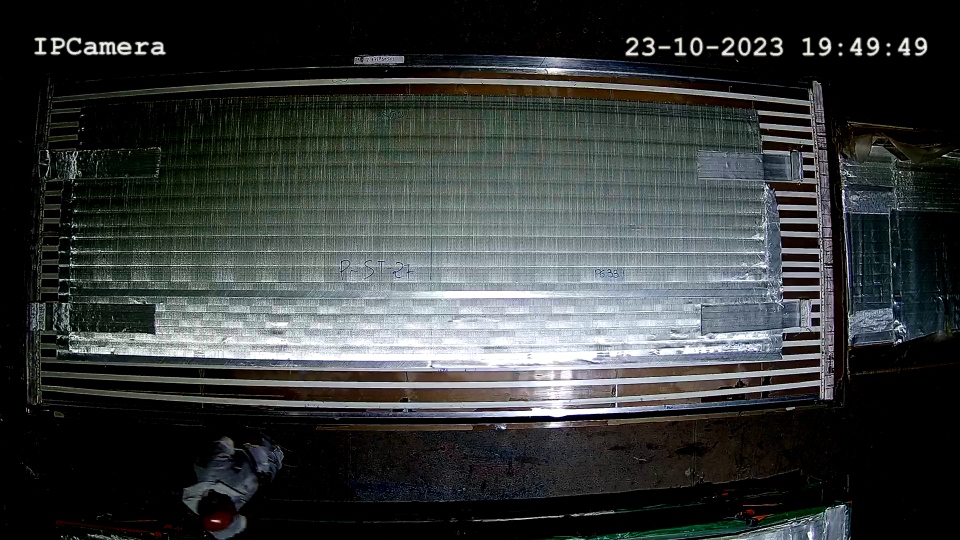
#> input picture openCV RA/im5.png, 1920 x 1080 px, found by its file name (shown at 1/2 size)
$ python open_cv_ex3.py
#> lines starting #> are read from the running program, lines starting #| are printed output that depends on the picture; after the words box and inside, x2 and y2 are one past the last pixel; in counts of white or black regions, pixels touching at a corner belong together; pictures that were not available may be replaced by others from this repository, and a replacement may not be noted
import numpy as np
import cv2

img_ori = cv2.resize(cv2.imread(r'C:\Users\Juan Pablo Lopez\OneDrive - Rewair A S\Pictures\object detection\im5.png', -1), (0, 0), fx=1, fy=1)
#> img_ori is the input picture: shape (1080, 1920, 3); mean B, G, R 57.3, 58, 53.9

img = cv2.resize(cv2.imread(r'C:\Users\Juan Pablo Lopez\OneDrive - Rewair A S\Pictures\object detection\im5.png', 0), (0, 0), fx=1, fy=1)
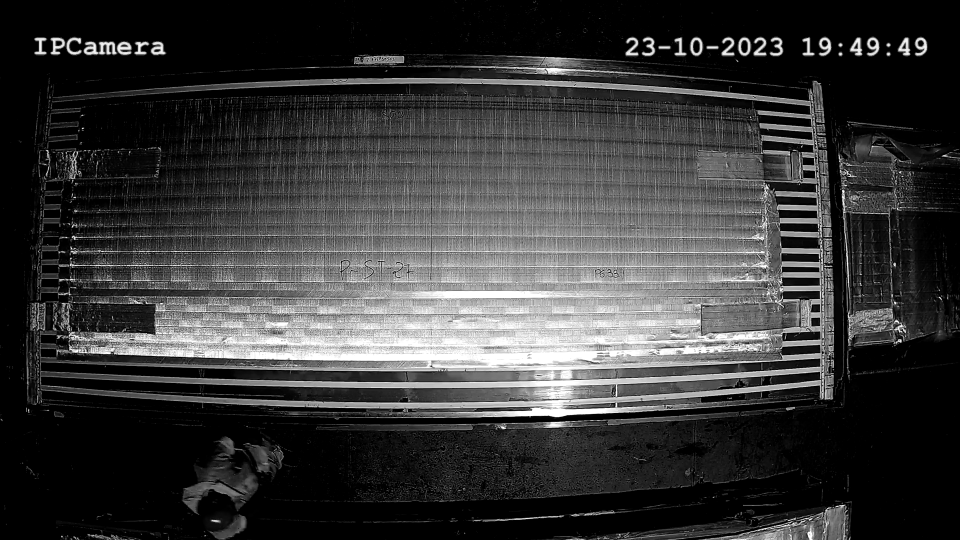
#> img: shape (1080, 1920) (shown at 1/2 size); min 0, max 255, mean 56.4
template = cv2.resize(cv2.imread(r'C:\Users\Juan Pablo Lopez\OneDrive - Rewair A S\Pictures\object detection\tem5.png', 0), (0, 0), fx=1, fy=1)
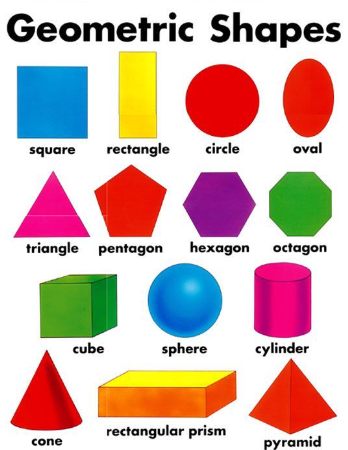
#> input picture openCV RA/im1.png, 348 x 450 px, given in place of tem5.png, which was not available
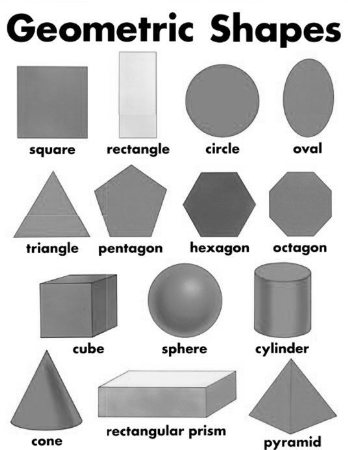
#> template: shape (450, 348); min 0, max 255, mean 201.7
h, w = template.shape
#> h = 450; w = 348

methods = [cv2.TM_CCOEFF, cv2.TM_CCOEFF_NORMED, cv2.TM_CCORR,
            cv2.TM_CCORR_NORMED, cv2.TM_SQDIFF, cv2.TM_SQDIFF_NORMED]

for method in methods:
    img2 = img.copy()

    result = cv2.matchTemplate(img2, template, method)
    min_val, max_val, min_loc, max_loc = cv2.minMaxLoc(result)
    if method in [cv2.TM_SQDIFF, cv2.TM_SQDIFF_NORMED]:
        location = min_loc
    else:
        location = max_loc

    bottom_right = (location[0] + w, location[1] + h)
    cv2.rectangle(img_ori, location, bottom_right, 155, 5)
    cv2.imshow('Match', img_ori)
    cv2.waitKey(0)
    cv2.destroyAllWindows()
#> this loop made 6 passes
#> (min_val, max_val, min_loc, location, bottom_right) on passes 1 to 4: (-86542456, 71421208, (821, 501), (107, 334), (455, 784)), (-0.121, 0.11, (33, 478), (124, 42), (472, 492)), (400721600, 5.32e+09, (0, 0), (887, 382), (1235, 832)), (0.306, 0.906, (0, 0), (898, 345), (1246, 795))
#> (min_val, max_val, max_loc, location, bottom_right) on passes 5 to 6: (1.35e+09, 6.55e+09, (0, 0), (898, 345), (1246, 795)), (0.232, 1, (0, 0), (895, 364), (1243, 814))
#> pass 1, `result = cv2.matchTemplate(img2, template, method)`:
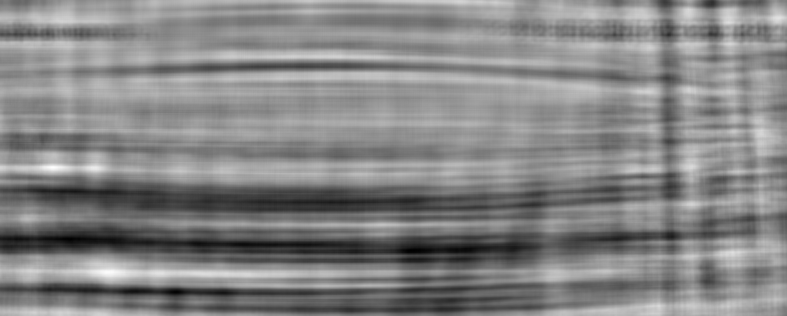
#> result: shape (631, 1573) float32 (shown at 1/2 size); min -86542456, max 71421208, mean -4412367; drawn with min black and max white
#> pass 2, `cv2.imshow('Match', img_ori)`:
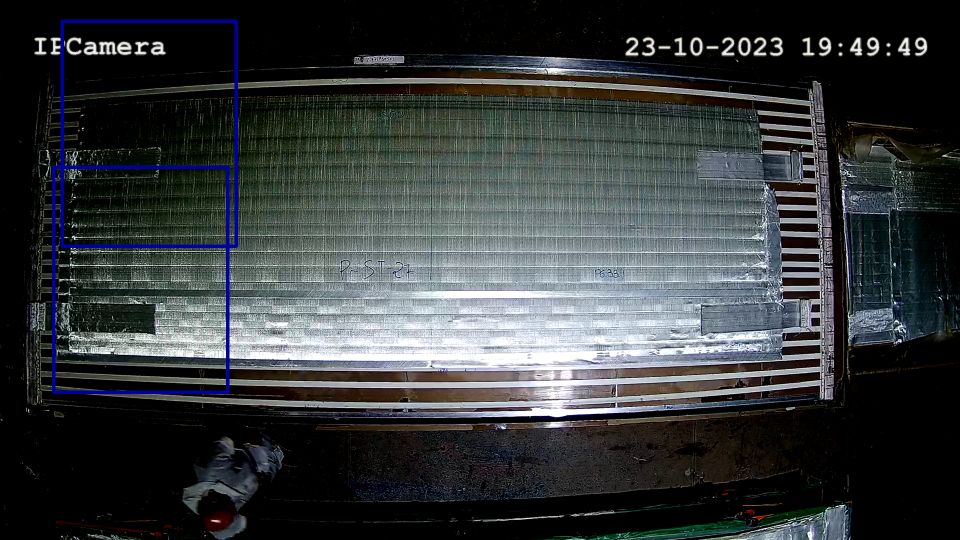
#> window 'Match': shape (1080, 1920, 3) (shown at 1/2 size); mean B, G, R 58.6, 57.5, 53.6
#> after the loop:
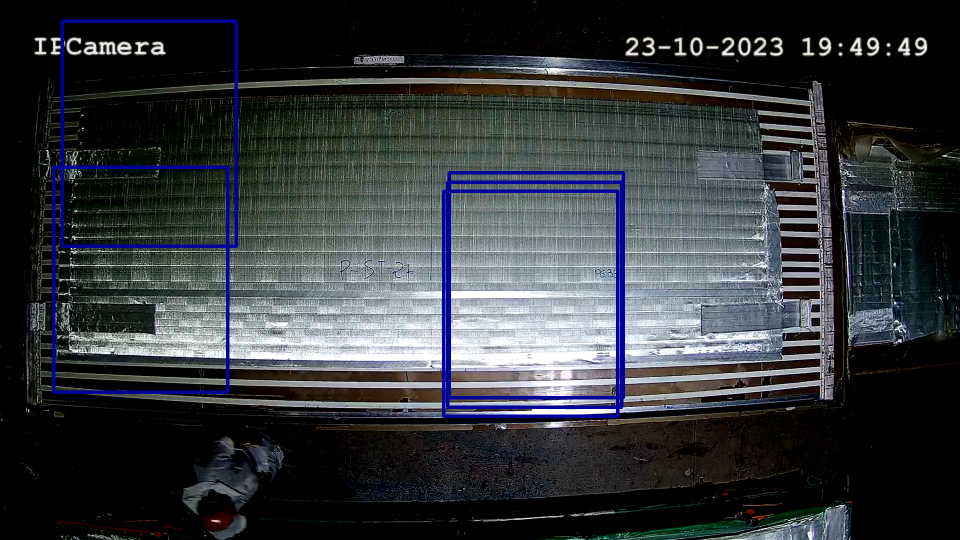
#> img_ori: shape (1080, 1920, 3) (shown at 1/2 size); 2.51% of pixels changed, all inside (x1, y1, x2, y2) = (104, 39, 1250, 836)
#> after the loop:
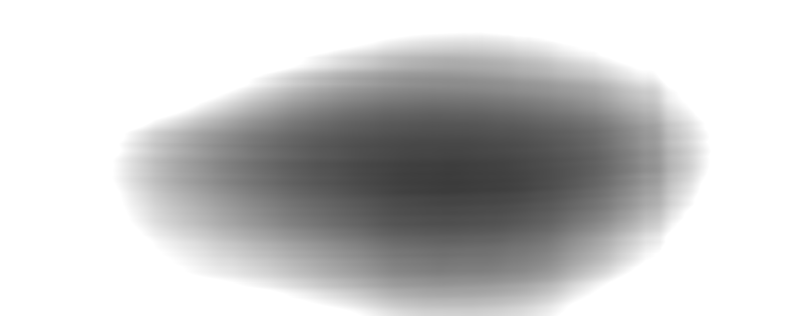
#> result: shape (631, 1573) float32 (shown at 1/2 size); min 0.232, max 1, mean 0.783
# print(img[130][340])
